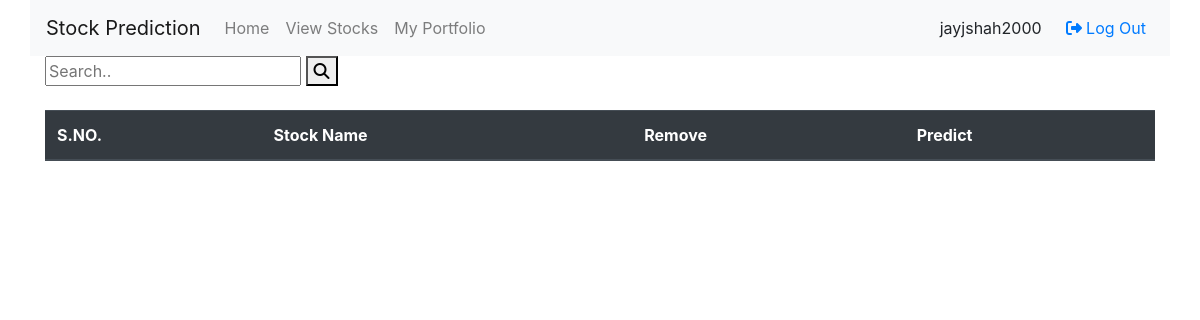
/portfolio/ (signed in), run on an earlier commit of the app's database.
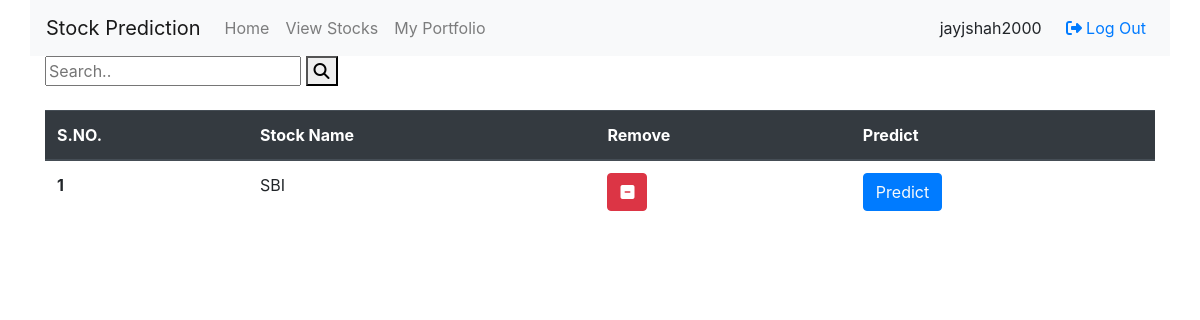
And on a later commit of the database.
### main/models.py (models this page shows)
class Stock(models.Model):
    investor = models.ForeignKey(User, on_delete=models.CASCADE, related_name='boughtStocks')
    stock_name = models.CharField(max_length=100)
    def __str__(self):
        return self.stock_name

### main/views.py (the view)
# urls.py: path("portfolio/", views.portfolio, name="portfolio"),
def portfolio(response):
    sl=Stock.objects.filter(investor=response.user)
    return render(response, "main/portfolio.html",{"sl":sl})

### main/templates/main/portfolio.html (shortened to what this page needs)
{% extends 'main/base.html' %}
{% block content %}
<div class="topnav">
  <input type="text" placeholder="Search..">
  <button type="button"><i class="fas fa-search"></i></button>
</div>
<br>
<table class="table">
  <thead class="thead-dark">
    <tr>
      <th scope="col">S.NO.</th>
      <th scope="col">Stock Name</th>
      <th scope="col">Remove</th>
      <th scope="col">Predict</th>
    </tr>
  </thead>
  <tbody>
    {% for i in sl%}
    <tr>
      <th scope="row">{{forloop.counter}}</th>
      <td>{{i}}</td>
      <td>
        <a href="/removestocks/{{i}}"><button type="button" class="btn btn-danger"><i class="fas fa-minus-square"></i></button></a>
      </td>
      <td><button type="button" class="btn btn-primary"><a class="text-light" href="/makePredictions">Predict</a></button></td>
    </tr>
    {% endfor %}
  </tbody>
</table>
{% endblock %}

### main/templates/main/base.html (shortened to what this page needs)
{% load static %}
<!DOCTYPE html>
<html lang="en">
<head>
    <link rel="stylesheet" href="https://stackpath.bootstrapcdn.com/bootstrap/4.3.1/css/bootstrap.min.css">
    <link rel="stylesheet" href="https://cdnjs.cloudflare.com/ajax/libs/font-awesome/4.7.0/css/font-awesome.min.css">
    <link rel="stylesheet" href="/static/style.css">
</head>
<body>
    <nav class="navbar navbar-expand-lg navbar-light bg-light container">
        <a class="navbar-brand" href="/">Stock Prediction</a>
        <div class="collapse navbar-collapse" id="navbarSupportedContent">
          <ul class="navbar-nav mr-auto">
            <li class="nav-item">
              <a class="nav-link" href="/">Home</a>
            </li>
            <li class="nav-item">
              <a class="nav-link" href="/stockslist/">View Stocks</a>
            </li>
            {% if user.is_authenticated %}
              <li class="nav-item">
                <a class="nav-link" href="/portfolio/">My Portfolio</a>
              </li>
            {% endif %}
          </ul>
          {% if user.is_authenticated %}
            <div class="nav-item my-2 my-lg-0">
              <span class="px-2">{{user.username}}</span>
              <span class="px-2"><a href="/logout"><span class="px-1"><i class="fas fa-sign-out-alt"></i></span>Log Out</a></span>
            </div>
          {% else %}
            <div class="nav-item my-2 my-lg-0">
              <span class="px-2"><a href="/login/"><span class="px-1"><i class="fas fa-sign-in-alt"></i></span>Log In</a></span>
              <span class="px-1">|</span>
              <span class="px-2"><a href="/register/"><span class="px-1"><i class="fas fa-user-plus"></i></span>Sign Up</a></span>
            </div>
          {% endif %}
        </div>
      </nav>
    <div id="content" name="content" class="container">
        {% block content%}{% endblock %}
    </div>
</body>
</html>

### static/style.css (style rules this page uses)
body { background: url("/static/background.jpg"); }

What changed in the data, as far as the page shows it:
added Stock: stock_name "SBI"
